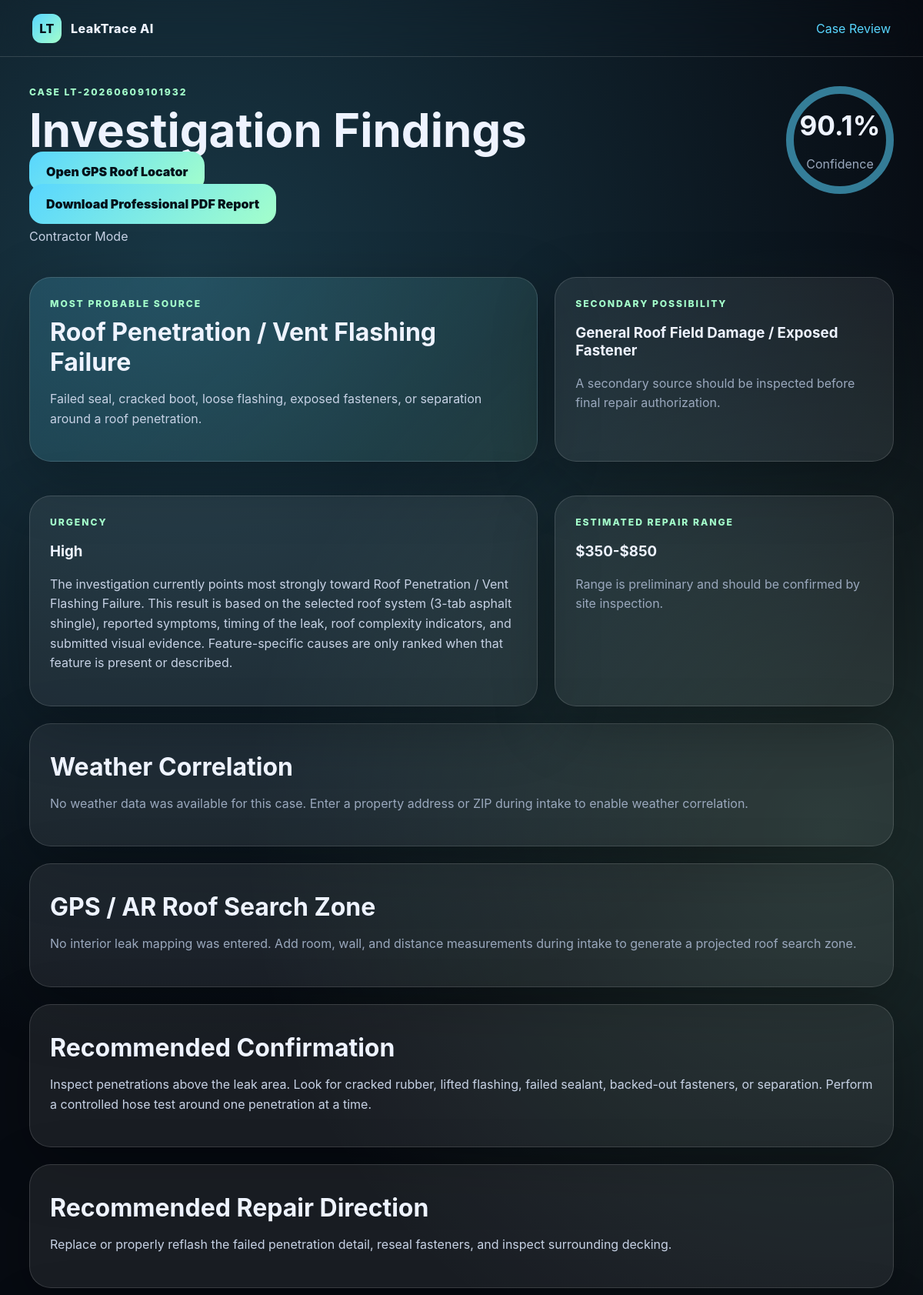
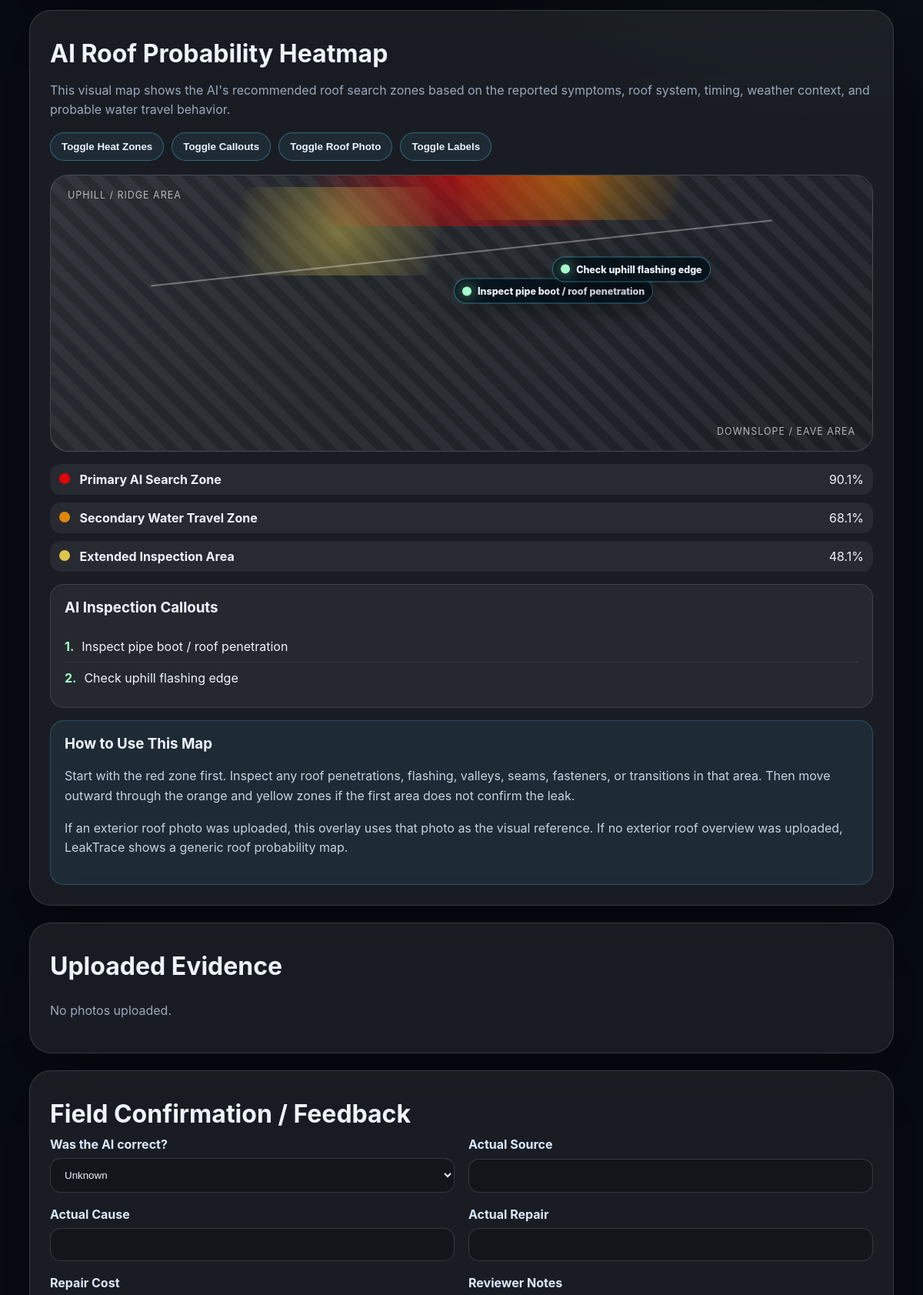
Screenshot of /results/19 (upper part) with the database file from the repository (2 pictures, top to bottom).
### tables this page shows
CREATE TABLE investigations (
        id INTEGER PRIMARY KEY AUTOINCREMENT,
        case_number TEXT UNIQUE,
        mode TEXT NOT NULL,
        property_type TEXT,
        symptom_type TEXT,
        symptom_location TEXT,
        leak_timing TEXT,
        storm_context TEXT,
        roof_type TEXT,
        roof_age TEXT,
        known_features TEXT,
        description TEXT,
        ai_source TEXT,
        ai_cause TEXT,
        ai_confidence REAL,
        ai_secondary_source TEXT,
        ai_urgency TEXT,
        ai_summary TEXT,
        ai_confirmation_steps TEXT,
        ai_repair_recommendation TEXT,
        ai_cost_range TEXT,
        created_at TEXT DEFAULT CURRENT_TIMESTAMP
    , property_address TEXT, property_lat REAL, property_lon REAL, weather_summary TEXT, weather_rainfall TEXT, weather_wind TEXT, weather_conditions TEXT, interior_room TEXT, nearest_wall TEXT, distance_from_wall TEXT, distance_from_corner TEXT, floor_level TEXT, interior_lat REAL, interior_lon REAL, interior_accuracy REAL, interior_heading REAL, roof_lat REAL, roof_lon REAL, roof_accuracy REAL, roof_heading REAL, cal_front_left_lat REAL, cal_front_left_lon REAL, cal_front_left_accuracy REAL, cal_front_right_lat REAL, cal_front_right_lon REAL, cal_front_right_accuracy REAL, cal_ridge_lat REAL, cal_ridge_lon REAL, cal_ridge_accuracy REAL, ai_heatmap_json TEXT, ai_callouts_json TEXT);

### app.py (the view)
@app.route("/results/<int:investigation_id>")
def results(investigation_id):
    init_db()
    conn = get_db()
    investigation = conn.execute(
        "SELECT * FROM investigations WHERE id=?",
        (investigation_id,)
    ).fetchone()
    if investigation is None:
        conn.close()
        flash("That investigation case was not found. Start a new investigation.", "warning")
        return redirect(url_for("index"))
    photos = conn.execute(
        "SELECT * FROM investigation_photos WHERE investigation_id=?",
        (investigation_id,)
    ).fetchall()
    heatmap_zones = []
    callout_markers = []
    if investigation["ai_heatmap_json"]:
        try:
            heatmap_zones = json.loads(investigation["ai_heatmap_json"])
        except Exception:
            heatmap_zones = []
    if investigation["ai_callouts_json"]:
        try:
            callout_markers = json.loads(investigation["ai_callouts_json"])
        except Exception:
            callout_markers = []
    conn.close()
    return render_template(
        "results.html",
        investigation=investigation,
        photos=photos,
        heatmap_zones=heatmap_zones,
        callout_markers=callout_markers
    )

### app.py (called while the page is built)
def get_db():
    conn = sqlite3.connect(DB_PATH)
    conn.row_factory = sqlite3.Row
    return conn

def ensure_column(conn, table, column, column_type):
    existing_cols = [
        row[1] for row in conn.execute(f"PRAGMA table_info({table})").fetchall()
    ]
    if column not in existing_cols:
        conn.execute(f"ALTER TABLE {table} ADD COLUMN {column} {column_type}")

### templates/results.html (shortened to what this page needs)
{% extends "base.html" %}
{% block content %}
<section class="results-shell">
<div class="case-header">
    <div>
        <div class="eyebrow">
            Case {{ investigation.case_number }}
        </div>
        <h1>Investigation Findings</h1>
        <p style="margin-top:14px;">
            <a class="primary-btn"
               href="{{ url_for('locator', investigation_id=investigation.id) }}">
                Open GPS Roof Locator
            </a>
        </p>
        <p style="margin-top:12px;">
            <a class="primary-btn"
               href="{{ url_for('pdf_report', investigation_id=investigation.id) }}">
                Download Professional PDF Report
            </a>
        </p>
        <p>{{ investigation.mode|title }} Mode</p>
    </div>
    <div class="confidence-ring">
        <strong>{{ investigation.ai_confidence }}%</strong>
        <span>Confidence</span>
    </div>
</div>
<div class="results-grid">
    <div class="panel primary-finding">
        <div class="eyebrow">Most Probable Source</div>
        <h2>{{ investigation.ai_source }}</h2>
        <p>{{ investigation.ai_cause }}</p>
    </div>
    <div class="panel">
        <div class="eyebrow">Secondary Possibility</div>
        <h3>{{ investigation.ai_secondary_source }}</h3>
        <p class="muted">A secondary source should be inspected before final repair authorization.</p>
    </div>
    <div class="panel">
        <div class="eyebrow">Urgency</div>
        <h3>{{ investigation.ai_urgency }}</h3>
        <p>{{ investigation.ai_summary }}</p>
    </div>
    <div class="panel">
        <div class="eyebrow">Estimated Repair Range</div>
        <h3>{{ investigation.ai_cost_range }}</h3>
        <p class="muted">Range is preliminary and should be confirmed by site inspection.</p>
    </div>
</div>
<div class="panel">
    <h2>Weather Correlation</h2>
    {% if investigation.weather_summary or investigation.weather_rainfall or investigation.weather_wind %}
    <div class="results-grid">
        <div>
            <div class="eyebrow">Property Location</div>
            <h3>{{ investigation.property_address or "Not provided" }}</h3>
            {% if investigation.property_lat and investigation.property_lon %}
            <p class="muted">
                Coordinates:
                {{ investigation.property_lat }},
                {{ investigation.property_lon }}
            </p>
            {% endif %}
        </div>
        <div>
            <div class="eyebrow">Weather Snapshot</div>
            <h3>{{ investigation.weather_summary or "Weather data received" }}</h3>
            <p>Rainfall: <strong>{{ investigation.weather_rainfall or "N/A" }}</strong></p>
            <p>Wind: <strong>{{ investigation.weather_wind or "N/A" }}</strong></p>
        </div>
    </div>
    <p class="muted">
        Weather context helps determine whether the leak pattern is more consistent with
        wind-driven rain, heavy rainfall volume, storm-created openings,
        or recurring system failure.
    </p>
    {% else %}
    <p class="muted">
        No weather data was available for this case.
        Enter a property address or ZIP during intake to enable weather correlation.
    </p>
    {% endif %}
</div>
<div class="panel">
    <h2>GPS / AR Roof Search Zone</h2>
    {% if investigation.interior_room
          or investigation.nearest_wall
          or investigation.distance_from_wall
          or investigation.distance_from_corner %}
    <p>
        Based on the interior stain mapping,
        the system projects the visible leak location upward
        into a probable roof investigation zone.
    </p>
    <div class="results-grid">
        <div>
            <div class="eyebrow">Interior Marker</div>
            <h3>{{ investigation.interior_room or "Interior area not specified" }}</h3>
            <p>Nearest Wall: <strong>{{ investigation.nearest_wall or "N/A" }}</strong></p>
            <p>Distance From Wall: <strong>{{ investigation.distance_from_wall or "N/A" }}</strong></p>
            <p>Distance From Corner: <strong>{{ investigation.distance_from_corner or "N/A" }}</strong></p>
            <p>Floor Level: <strong>{{ investigation.floor_level or "N/A" }}</strong></p>
        </div>
        <div>
            <div class="eyebrow">Roof Investigation Guidance</div>
            <h3>Projected Search Radius: 6–12 ft</h3>
            <p>
                Start directly above the interior marker,
                then inspect uphill based on roof slope,
                water travel path,
                valleys,
                penetrations,
                roof transitions,
                and flashing assemblies.
            </p>
            <p class="muted">
                This is a search zone, not a guaranteed entry point.
                Water may travel before appearing inside.
            </p>
        </div>
    </div>
    {% else %}
    <p class="muted">
        No interior leak mapping was entered.
        Add room, wall, and distance measurements during intake
        to generate a projected roof search zone.
    </p>
    {% endif %}
</div>
<div class="panel">
    <h2>Recommended Confirmation</h2>
    <p>{{ investigation.ai_confirmation_steps }}</p>
</div>
<div class="panel">
    <h2>Recommended Repair Direction</h2>
    <p>{{ investigation.ai_repair_recommendation }}</p>
</div>
<div class="panel">
    <h2>AI Roof Probability Heatmap</h2>
    <p class="muted">
        This visual map shows the AI's recommended roof search zones
        based on the reported symptoms,
        roof system,
        timing,
        weather context,
        and probable water travel behavior.
    </p>
    {% set roof_photo = none %}
    {% for photo in photos %}
        {% if photo.photo_stage == "exterior_photos" and roof_photo is none %}
            {% set roof_photo = photo %}
        {% endif %}
    {% endfor %}
    <div class="layer-controls">
        <button type="button" onclick="toggleLayer('heat-zone')">Toggle Heat Zones</button>
        <button type="button" onclick="toggleLayer('roof-callout')">Toggle Callouts</button>
        <button type="button" onclick="toggleLayer('roof-overlay-image')">Toggle Roof Photo</button>
        <button type="button" onclick="toggleLayer('roof-label')">Toggle Labels</button>
    </div>
    <div class="heatmap-card">
        <div class="roof-heatmap">
            {% for zone in heatmap_zones %}
            <div
                class="heat-zone heat-zone-{{ zone.severity }}"
                data-x="{{ zone.x }}"
                data-y="{{ zone.y }}"
                data-radius="{{ zone.radius }}"
                title="{{ zone.label }} - {{ zone.confidence }}%">
            </div>
            {% else %}
            <div class="roof-empty-message">
                Heatmap will appear after the AI diagnosis runs.
            </div>
            {% endfor %}
            {% for marker in callout_markers %}
            <div
                class="roof-callout"
                data-x="{{ marker.x }}"
                data-y="{{ marker.y }}">
                <span></span>
                <strong>{{ marker.label }}</strong>
            </div>
            {% endfor %}
            <div class="roof-ridge-line"></div>
            <div class="roof-label roof-label-top">
                Uphill / Ridge Area
            </div>
            <div class="roof-label roof-label-bottom">
                Downslope / Eave Area
            </div>
        </div>
        <div class="heatmap-legend">
            {% for zone in heatmap_zones %}
            <div class="heatmap-row">
                <span>
                    <span class="legend-dot legend-{{ zone.severity }}"></span>
                    <strong>{{ zone.label }}</strong>
                </span>
                <span>{{ zone.confidence }}%</span>
            </div>
            {% endfor %}
        </div>
        <div class="callout-list">
    <h3>AI Inspection Callouts</h3>
    {% for marker in callout_markers %}
    <div class="callout-list-item">
            <strong>{{ loop.index }}.</strong>
            <span>{{ marker.label }}</span>
        </div>
        {% else %}
        <p class="muted">No callout markers available yet.</p>
        {% endfor %}
    </div>
        <div class="heatmap-guidance">
            <h3>How to Use This Map</h3>
            <p>
                Start with the red zone first. Inspect any roof penetrations,
                flashing, valleys, seams, fasteners, or transitions in that area.
                Then move outward through the orange and yellow zones if the first
                area does not confirm the leak.
            </p>
            <p>
                If an exterior roof photo was uploaded, this overlay uses that photo
                as the visual reference. If no exterior roof overview was uploaded,
                LeakTrace shows a generic roof probability map.
            </p>
        </div>
    </div>
</div>
<div class="panel">
    <h2>Uploaded Evidence</h2>
    <div class="photo-grid">
        {% for photo in photos %}
        <div class="photo-card">
            <img src="{{ url_for('static', filename=photo.file_path) }}">
            <span>{{ photo.photo_stage.replace('_', ' ')|title }}</span>
        </div>
        {% else %}
        <p class="muted">No photos uploaded.</p>
        {% endfor %}
    </div>
</div>
<div class="panel">
    <h2>Field Confirmation / Feedback</h2>
    <form method="post"
          action="{{ url_for('feedback', investigation_id=investigation.id) }}"
          class="feedback-form">
        <label>
            Was the AI correct?
            <select name="was_correct">
                <option>Unknown</option>
            </select>
        </label>
        <label>
            Actual Source
            <input name="actual_source">
        </label>
        <label>
            Actual Cause
            <input name="actual_cause">
        </label>
        <label>
            Actual Repair
            <input name="actual_repair">
        </label>
        <label>
            Repair Cost
        </label>
        <label>
            Reviewer Notes
        </label>
    </form>
</div>
</section>
{% endblock %}

### rows the page displays
investigations: case_number "LT-20260609101932", mode "Contractor", ai_confidence "90.1", ai_source "Roof Penetration / Vent Flashing Failure", ai_cause "Failed seal, cracked boot, loose flashing, exposed fasteners, or separation around a roof penetration.", ai_secondary_source "General Roof Field Damage / Exposed Fastener", ai_urgency "High", ai_summary "The investigation currently points most strongly toward Roof Penetration / Vent Flashing Failure. This result is based on the selected roof system (3-tab asphalt shingle), reported symptoms, timing of the leak, roof complexity indicators, and submitted visual evidence. Feature-specific causes are only ranked when that feature is present or described.", ai_cost_range "$350-$850", ai_confirmation_steps "Inspect penetrations above the leak area. Look for cracked rubber, lifted flashing, failed sealant, backed-out fasteners, or separation. Perform a controlled hose test around one penetration at a time.", ai_repair_recommendation "Replace or properly reflash the failed penetration detail, reseal fasteners, and inspect surrounding decking."

### other values shown
{{ marker.label }} "Inspect pipe boot / roof penetration" "Check uphill flashing edge"
{{ zone.label }} "Primary AI Search Zone" "Secondary Water Travel Zone" "Extended Inspection Area"
{{ zone.confidence }} "90.1" "68.1" "48.1"
